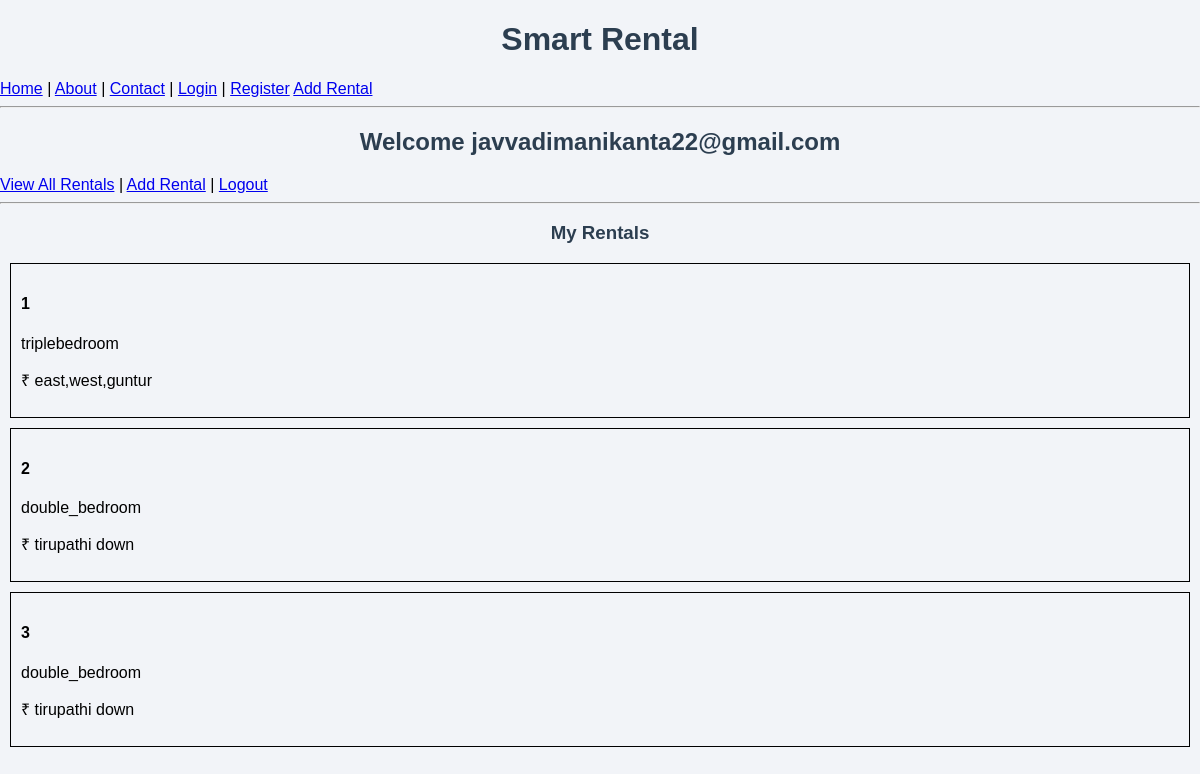
The app's page /dashboard (signed in) with its own data.
### tables this page shows
CREATE TABLE rentals (
    id INTEGER PRIMARY KEY AUTOINCREMENT,
    title TEXT NOT NULL,
    description TEXT NOT NULL,
    price INTEGER NOT NULL,
    owner TEXT NOT NULL
                    );

### app.py (the view)
@app.route("/dashboard")
def dashboard():
    if "user" not in session:
        return redirect("/login")
    conn = sqlite3.connect("database.db")
    cursor = conn.cursor()
    cursor.execute("SELECT * FROM rentals WHERE owner=?", (session["user"],))
    rentals = cursor.fetchall()
    conn.close()
    return render_template("dashboard.html", rentals=rentals, user=session["user"])

### templates/dashboard.html
{% extends "base.html" %}
{% block content %}
<h2>Welcome {{ user }}</h2>
<a href="{{ url_for('home') }}">View All Rentals</a> |
<a href="{{ url_for('add_rental') }}">Add Rental</a> |
<a href="{{ url_for('logout') }}">Logout</a>
<hr>
<h3>My Rentals</h3>
{% if rentals %}
    {% for rental in rentals %}
        <div style="border:1px solid black; padding:10px; margin:10px;">
            <h4>{{ rental[0] }}</h4>
            <p>{{ rental[1] }}</p>
            <p>₹ {{ rental[2] }}</p>
        </div>
    {% endfor %}
{% else %}
    <p>You have not added any rentals yet.</p>
{% endif %}
{% endblock %}

### static/style.css (style rules this page uses)
body { font-family: Arial, sans-serif; background-color: #f2f4f8; margin: 0; padding: 0; }
h1, h2, h3 { color: #2c3e50; text-align: center; }

### records on screen
rentals: id "1", title "triplebedroom", description "east,west,guntur"
rentals: id "2", title "double_bedroom", description "tirupathi down"
rentals: id "3", title "double_bedroom", description "tirupathi down"

### other values on screen
{{ user }} "javvadimanikanta22@gmail.com"
